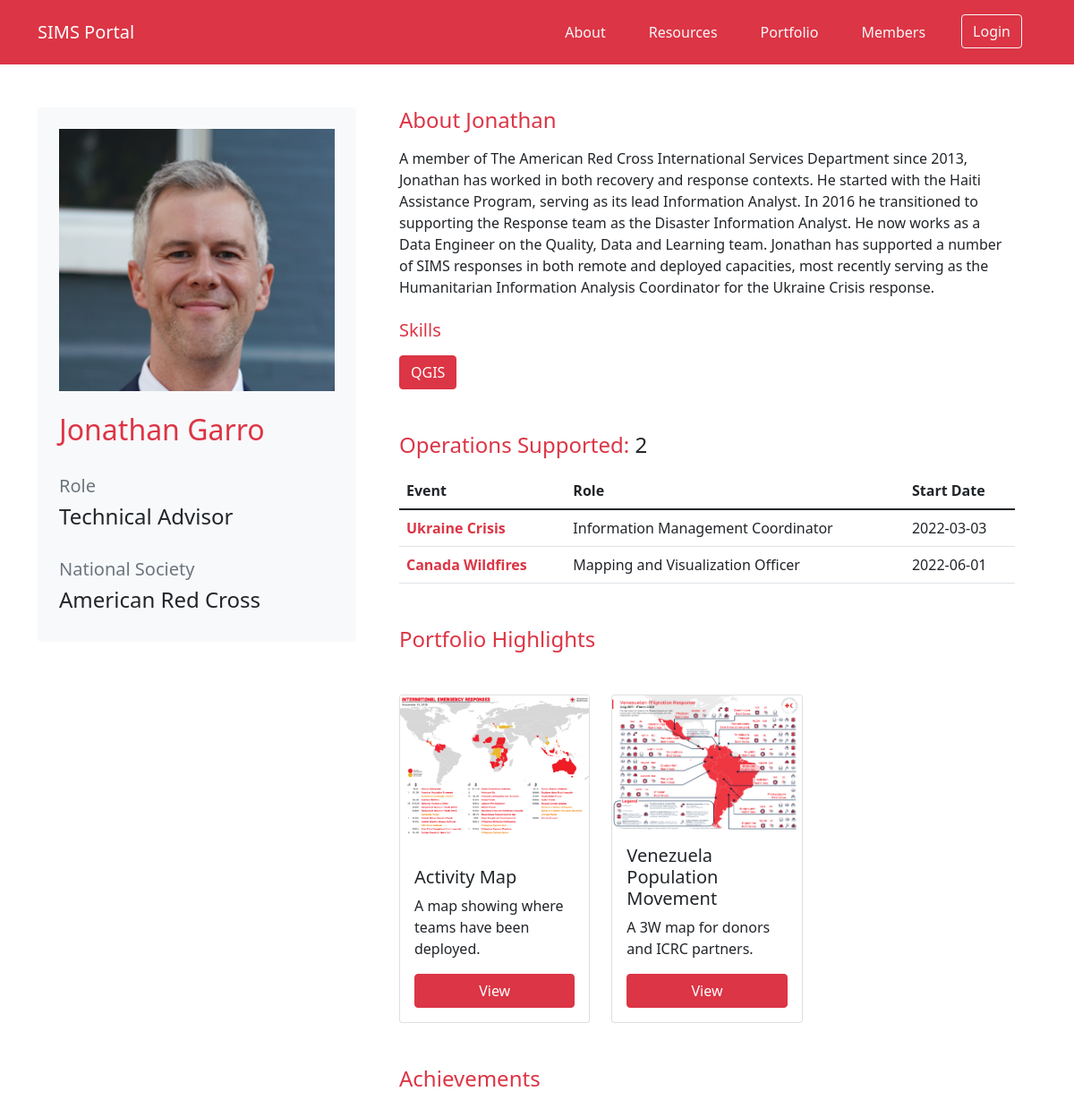
/profile/view/1, run on the app's committed database.
### SIMS_Portal/models.py (models this page shows, shortened)
class User(db.Model, UserMixin):
	__tablename__ = 'user'
	id = db.Column(db.Integer, primary_key=True)
	firstname = db.Column(db.String(40), nullable=False)
	lastname = db.Column(db.String(40), nullable=False)
	status = db.Column(db.String(20), default='Pending')
	birthday = db.Column(db.Date)
	email = db.Column(db.String(120), unique=True, nullable=False)
	password = db.Column(db.String(60), nullable=False)
	molnix_id = db.Column(db.Integer)
	job_title = db.Column(db.String(120))
	bio = db.Column(db.Text)
	is_admin = db.Column(db.Boolean, default=False)
	roles = db.Column(db.String(1000))
	languages = db.Column(db.String(1000))
	image_file = db.Column(db.String(20), nullable=False, default='default.png')
	twitter = db.Column(db.String(120))
	slack_id = db.Column(db.String(120))
	github = db.Column(db.String(120))
	messaging_number_country_code = db.Column(db.Integer)
	messaging_number = db.Column(db.Integer)
	ns_id = db.Column(db.Integer, ForeignKey('nationalsociety.ns_go_id'))
	assignments = db.relationship('Assignment', backref='assigned_member')
	products = db.relationship('Portfolio', backref='creator', lazy=True)
	skills = db.relationship('Skill', secondary='user_skill', backref='members_with_skill')
	languages = db.relationship('Language', secondary='user_language', backref='members_with_language')
	created_at = db.Column(db.DateTime, server_default=func.now())
	updated_at = db.Column(db.DateTime, onupdate=func.now())

class NationalSociety(db.Model):
	__tablename__ = 'nationalsociety'
	id = db.Column(db.Integer, primary_key=True)
	ns_name = db.Column(db.String(120), nullable=False)
	country_name = db.Column(db.String(120), nullable=False)
	ns_go_id = db.Column(db.Integer)
	users = db.relationship('User', backref='national_society', lazy=True)
	created_at = db.Column(db.DateTime, server_default=func.now())
	updated_at = db.Column(db.DateTime, onupdate=func.now())

class Skill(db.Model):
	__tablename__ = 'skill'
	id = db.Column(db.Integer, primary_key=True)
	name = db.Column(db.String)

class Emergency(db.Model):
	__tablename__ = 'emergency'
	id = db.Column(db.Integer, primary_key=True)
	emergency_name = db.Column(db.String(100), nullable=False)
	emergency_glide = db.Column(db.String(20))
	emergency_go_id = db.Column(db.Integer)
	emergency_location_id = db.Column(db.Integer)
	emergency_review_id = db.Column(db.Integer)
	activation_details = db.Column(db.String(1000))
	emergency_type_id = db.Column(db.Integer, db.ForeignKey('emergencytype.id'))
	emergency_products = db.relationship('Portfolio', backref='emergency_response', lazy=True)
	assigned_to = db.relationship('Assignment', backref='assigned_emergency', lazy=True)
	created_at = db.Column(db.DateTime, server_default=func.now())
	updated_at = db.Column(db.DateTime, onupdate=func.now())

class Assignment(db.Model):
	__tablename__ = 'assignment'
	id = db.Column(db.Integer, primary_key=True)
	role = db.Column(db.String(100))
	start_date = db.Column(db.Date, nullable=False, default=datetime.utcnow)
	end_date = db.Column(db.Date, nullable=False)
	remote = db.Column(db.Boolean)
	assignment_details = db.Column(db.String(1000))
	user_id = db.Column(db.Integer, db.ForeignKey('user.id'))
	emergency_id = db.Column(db.Integer, db.ForeignKey('emergency.id'), default=0)
	created_at = db.Column(db.DateTime, server_default=func.now())
	updated_at = db.Column(db.DateTime, onupdate=func.now())

class Portfolio(db.Model):
	__tablename__ = 'portfolio'
	id = db.Column(db.Integer, primary_key=True)
	title = db.Column(db.String(200), nullable=False)
	type = db.Column(db.String(100), nullable=False)
	description = db.Column(db.Text)
	final_file_location = db.Column(db.String(100), nullable=False)
	asset_file_location = db.Column(db.String(100))
	external = db.Column(db.Boolean, default=False)
	creator_id = db.Column(db.Integer, db.ForeignKey('user.id'), nullable=False)
	emergency_id = db.Column(db.Integer, ForeignKey('emergency.id'))
	created_at = db.Column(db.DateTime, server_default=func.now())
	updated_at = db.Column(db.DateTime, onupdate=func.now())

### tables this page shows
CREATE TABLE user_skill (
	user_id INTEGER, 
	skill_id INTEGER, 
	FOREIGN KEY(user_id) REFERENCES user (id), 
	FOREIGN KEY(skill_id) REFERENCES skill (id)
);

### SIMS_Portal/routes.py (the view)
@app.route('/profile/view/<int:id>')
def view_profile(id):
	user_info = User.query.filter(User.id==id).first()
	try:
		ns_association = db.session.query(User, NationalSociety).join(NationalSociety, NationalSociety.ns_go_id == User.ns_id).filter(User.id==id).with_entities(NationalSociety.ns_name).first()[0]
	except:
		ns_association = 'None'
	try:
		assignment_history = db.session.query(User, Assignment, Emergency).join(Assignment, Assignment.user_id==User.id).join(Emergency, Emergency.id==Assignment.emergency_id).filter(User.id==id).all()
	except:
		pass
	deployment_history_count = len(assignment_history)
	user_portfolio = db.session.query(User, Portfolio).join(Portfolio, Portfolio.creator_id==id).filter(User.id==id).all()
	skills_list = db.engine.execute("SELECT * FROM user JOIN user_skill ON user.id = user_skill.user_id JOIN skill ON skill.id = user_skill.skill_id WHERE user.id=:member_id", {'member_id': id})
	profile_picture = url_for('static', filename='assets/img/avatars/' + user_info.image_file)
	return render_template('profile_member.html', title='Member Profile', profile_picture=profile_picture, ns_association=ns_association, user_info=user_info, assignment_history=assignment_history, deployment_history_count=deployment_history_count, user_portfolio=user_portfolio, skills_list=skills_list)

### SIMS_Portal/templates/profile_member.html (shortened to what this page needs)
{% extends "layout.html" %}
{% block content %}
<div class="container">
	<div class="row my-5">
		<div class="col col-md-4 rounded rounded-3">
			<div class="card border-0 p-4 bg-light">
				<div class="row">
					<img src="{{ profile_picture }}" class="img-fluid mb-4" >
				</div>
				<div class="row">
					<h2 class="text-danger">{{ user_info.firstname }} {{ user_info.lastname }}</h2>
				</div>
				<div class="row">
					<h5 class="text-secondary mt-4">Role</h5>
					<h4>{{ user_info.job_title }}</h4>
				</div>
				<div class="row">
					<h5 class="text-secondary mt-4">National Society</h5>
					<h4>{{ ns_association }}</h4>
				</div>
			</div>
		</div>
		<div class="col mx-4">
			<div class='mb-5'>
				<h4 class="mb-3 text-danger">About {{ user_info.firstname }}</h4>
				{{ user_info.bio }}<br><br>
				<h5 class="mb-3 text-danger">Skills</h5>
				{% for skill in skills_list %}
					<button type="button" class="btn btn-danger">{{skill.name}}</button>
				{% endfor %}
			</div>
			<div class='mb-5'>
				<h4 class="mb-3 text-danger">Operations Supported: <span class='text-dark'>{{ deployment_history_count }}</span></h4>
				{% if deployment_history_count == 0 %}
					No deployments yet.
				{% else %}
				<table class="table">
				  <thead class="">
					<tr>
					  <th>Event</th>
					  <th>Role</th>
					  <th>Start Date</th>
					</tr>
				  </thead>
				  <tbody>
					  {% for assignment in assignment_history %}
					  <tr>
						<td class="fw-bold"><a href="/emergency/{{assignment.Emergency.id}}" class="link-danger">{{assignment.Emergency.emergency_name}}</a></td>
						<td>{{assignment.Assignment.role}}</td>
						<td>{{assignment.Assignment.start_date}}</td>
					  </tr>
					  {% endfor %}
				  </tbody>
				</table>
				{% endif %}
			</div>
			<div class='mb-5'>
				<h4 class="mb-3 text-danger">Portfolio Highlights</h4>
				<div class="row row-cols-3 row-cols-md-3 g-4 mt-4">
				{% for product in user_portfolio %}
					<div class="col d-flex align-items-stretch">
						<div class="card" style="width: 18rem;">
						  <img src="/static/assets/portfolio/{{product.Portfolio.final_file_location}}" class="card-img-top" alt="...">
						  <div class="card-body d-flex flex-column">
							<h5 class="card-title mt-auto">{{product.Portfolio.title}}</h5>
							<p class="card-text">{{product.Portfolio.description}}</p>
							<a href="#" class="btn btn-danger">View</a>
						  </div>
						</div>
					</div>
				{% endfor %}
				</div>
			</div>
			<div class='mb-3'>
			<h4 class="mb-3 text-danger">Achievements</h4>
			</div>
		</div>
	</div>
</div>
{% endblock content %}

### SIMS_Portal/static/css/main.css (style rules this page uses)
a:link { text-decoration: none; }

### data on the page
User: firstname "Jonathan", lastname "Garro", job_title "Technical Advisor", bio "A member of The American Red Cross International Services Department since 2013, Jonathan has worked in both recovery and response contexts. He started with the Haiti Assistance Program, serving as its lead Information Analyst. In 2016 he transitioned to supporting the Response team as the Disaster Information Analyst. He now works as a Data Engineer on the Quality, Data and Learning team. Jonathan has supported a number of SIMS responses in both remote and deployed capacities, most recently serving as the Humanitarian Information Analysis Coordinator for the Ukraine Crisis response.", Emergency.emergency_name "Ukraine Crisis", Assignment.role "Information Management Coordinator", Assignment.start_date "2022-03-03", Emergency.emergency_name "Canada Wildfires", Assignment.role "Mapping and Visualization Officer", Assignment.start_date "2022-06-01", Portfolio.final_file_location (picture), Portfolio "Activity Map", Portfolio.description "A map showing where teams have been deployed.", Portfolio "Venezuela Population Movement", Portfolio.description "A 3W map for donors and ICRC partners."
NationalSociety: ns_name "American Red Cross"
user_skill: name "QGIS"

### other printed values
{{ deployment_history_count }} "2"
